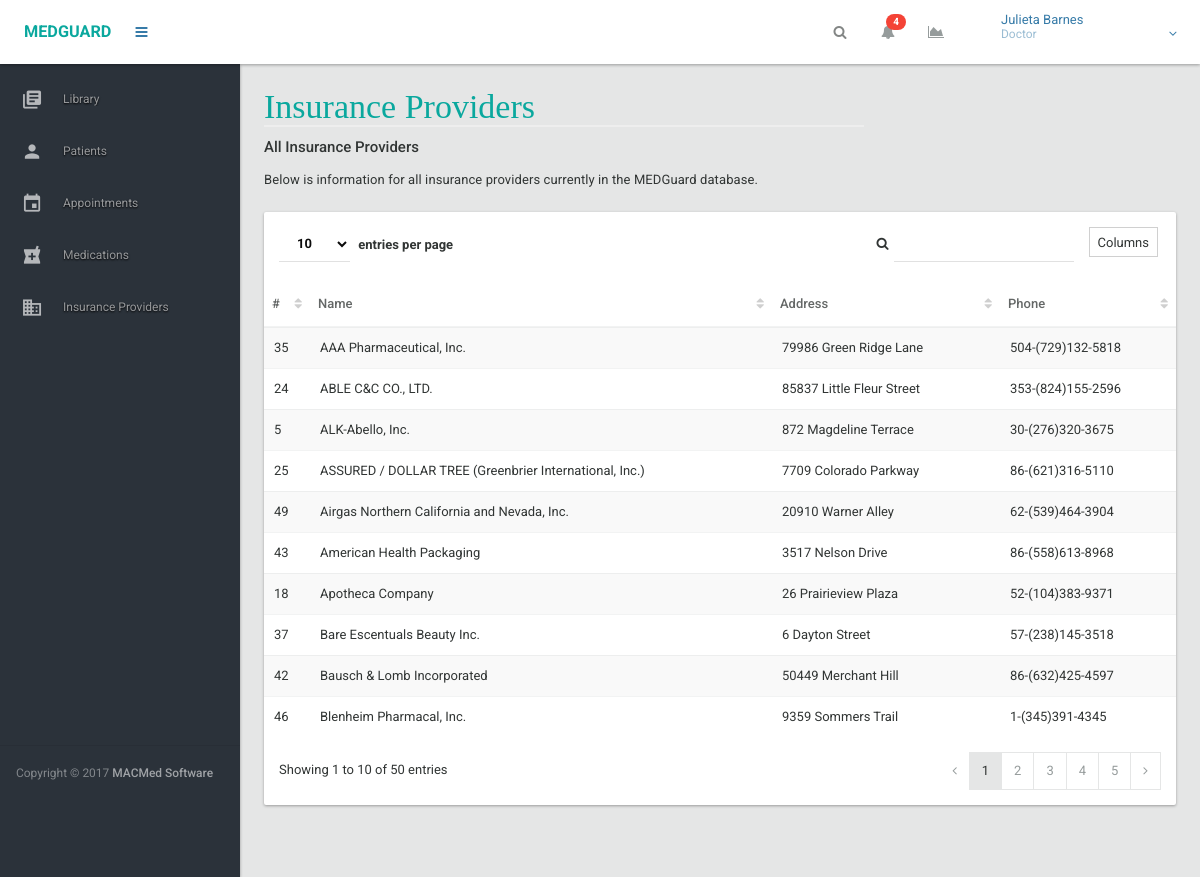
/insurance_providers/ (signed in), run on the app's committed database.
### models.py (models this page shows, shortened)
class Roles(db.Model):
	__tablename__ = 'roles'
	role_id = db.Column(db.Integer, primary_key=True)
	name = db.Column(db.String(50), nullable=False)
	role = db.relationship('User_level', foreign_keys = 'User_level.role_id', backref='role')

class InsuranceProvider(db.Model):
	__tablename__ = 'insurance_provider'
	id = db.Column(db.Integer, primary_key=True)
	name = db.Column(db.String(50), nullable=False)
	address = db.Column(db.String(200), nullable=False)
	phone = db.Column(db.String(200), nullable=False)

### views.py (the view)
@app.route('/insurance_providers/')
@login_required
def view_insurance_providers():
	data = InsuranceProvider.query.order_by(InsuranceProvider.name)
	page_title = "Insurance Providers"
	return render_template('insuranceproviders.html', main_nav = render_nav('main'), data = data, logged_user = logged_in_user_all(), page_title = page_title, action_nav = render_actions('insuranceprovider'))

### controller.py (called while the page is built)
def get_user_role(user_id):
	user = User_level.query.filter_by(user_id=user_id).first()
	if user is not None:
		return user.role_id
	else:
		return False

def get_role_name(role_id):
	role = Roles.query.filter_by(role_id=role_id).first()
	return role.name

### nav.py (called while the page is built)
def render_nav(location):
	if location == "main":
		return render_nav_main()

def render_actions(location):
	ret_vals = []
	if location == "library":
		link = {}
		link['url'] = url_for('add_item', type = "library")
		link['name'] = 'Add'
		link['icon'] = 'add'
		ret_vals.append(link)
	return ret_vals

def render_nav_main():
	links = []
	user_id = session['user_id']
	role = get_user_role(user_id)
	for page in PAGE_ACCESS[role]:
		links.append(mg_get_link(page))
	return links

### user.py (called while the page is built)
def get_logged_in_user_all():
	user_id = session['user_id']
	user = Users.query.filter(Users.user_id == user_id).first()
	user_dict = {}
	user_dict['full_name'] = getattr(user, 'first_name') + " " + getattr(user, 'last_name')
	user_dict['role_name'] = get_role_name(get_user_role(user_id))
	return user_dict

def logged_in_user_all():
	if session['logged_in'] == True:
		return get_logged_in_user_all()

### views.py (called while the page is built)
def login_required(test):
	@wraps(test)
	def wrap(*args, **kwargs):
		if 'logged_in' in session:
			return test(*args, **kwargs)
		else:
			flash('You need to login first')
			return redirect(url_for('login'))
	return wrap

### templates/insuranceproviders.html
{% extends "dashboard.html" %}
{% block content %}
<div class="row">
	<div class="col-lg-12">
		<h4>All Insurance Providers</h4>
	</div>
	<div class="col-md-8">
		<article class="margin-bottom-xxl">
			<p>
				Below is information for all insurance providers currently in the MEDGuard database.
			</p>
		</article>
	</div>
	<div class="col-lg-12">
		<div class="card">
			<div class="card-body no-padding">
				<div class="table-responsive no-margin">
					<table id="datatable1" class="table table-striped no-margin table-hover">
						<thead>
							<tr>
								<th>#</th>
								<th>Name</th>
								<th>Address</th>
								<th>Phone</th>
							</tr>
						</thead>
						<tbody>
							{% for item in data %}
								<tr>
									<td>{{ item.id }}</td>
									<td>{{ item.name }}</td>
									<td>{{ item.address }}</td>
									<td>{{ item.phone }}</td>
								</tr>
							{% endfor %}
						</tbody>
					</table>
				</div>
			</div>
		</div>
	</div>
</div>
{% endblock %}

### templates/dashboard-header.html (shortened to what this page needs)
<header id="header" >
	<div class="headerbar">
		<div class="headerbar-left">
			<ul class="header-nav header-nav-options">
				<li class="header-nav-brand" >
					<div class="brand-holder">
						<a href="../../html/dashboards/dashboard.html">
							<span class="text-lg text-bold text-primary">MEDGUARD</span>
						</a>
					</div>
				</li>
				<li>
					<a class="btn btn-icon-toggle menubar-toggle" data-toggle="menubar" href="javascript:void(0);">
						<i class="fa fa-bars"></i>
					</a>
				</li>
			</ul>
		</div>
		<div class="headerbar-right">
			<ul class="header-nav header-nav-options">
				<li>
					<form class="navbar-search" role="search">
						<button type="submit" class="btn btn-icon-toggle ink-reaction"><i class="fa fa-search"></i></button>
					</form>
				</li>
				<li class="dropdown hidden-xs">
					<a href="javascript:void(0);" class="btn btn-icon-toggle btn-default" data-toggle="dropdown">
						<i class="fa fa-bell"></i><sup class="badge style-danger">4</sup>
					</a>
				</li>
				<li class="dropdown hidden-xs">
					<a href="javascript:void(0);" class="btn btn-icon-toggle btn-default" data-toggle="dropdown">
						<i class="fa fa-area-chart"></i>
					</a>
				</li>
			</ul>
			<ul class="header-nav header-nav-profile">
				<li class="dropdown">
					<a href="javascript:void(0);" class="dropdown-toggle ink-reaction" data-toggle="dropdown">
						<span class="profile-info">
							{{ logged_user.full_name }}
							<small>{{ logged_user.role_name }}</small>
						</span>
					</a>
				</li>
			</ul>
		</div>
	</div>
</header>

### static/css/main.css (style rules this page uses)
a, h1, h2 { color: #377BA8; }

### data on the page
Roles: role_name "Doctor"
InsuranceProvider: id "35", name "AAA Pharmaceutical, Inc.", address "79986 Green Ridge Lane", phone "504-(729)132-5818"
InsuranceProvider: id "24", name "ABLE C&C CO., LTD.", address "85837 Little Fleur Street", phone "353-(824)155-2596"
InsuranceProvider: id "5", name "ALK-Abello, Inc.", address "872 Magdeline Terrace", phone "30-(276)320-3675"
InsuranceProvider: id "25", name "ASSURED / DOLLAR TREE (Greenbrier International, Inc.)", address "7709 Colorado Parkway", phone "86-(621)316-5110"
InsuranceProvider: id "49", name "Airgas Northern California and Nevada, Inc.", address "20910 Warner Alley", phone "62-(539)464-3904"
InsuranceProvider: id "43", name "American Health Packaging", address "3517 Nelson Drive", phone "86-(558)613-8968"
InsuranceProvider: id "18", name "Apotheca Company", address "26 Prairieview Plaza", phone "52-(104)383-9371"
InsuranceProvider: id "37", name "Bare Escentuals Beauty Inc.", address "6 Dayton Street", phone "57-(238)145-3518"
InsuranceProvider: id "42", name "Bausch & Lomb Incorporated", address "50449 Merchant Hill", phone "86-(632)425-4597"
InsuranceProvider: id "46", name "Blenheim Pharmacal, Inc.", address "9359 Sommers Trail", phone "1-(345)391-4345"

### other printed values
{{ logged_user.full_name }} "Julieta Barnes"
{{ page_title }} "Insurance Providers"
{{ link['name'] }} "Library" "Patients" "Appointments" "Medications" "Insurance Providers"
